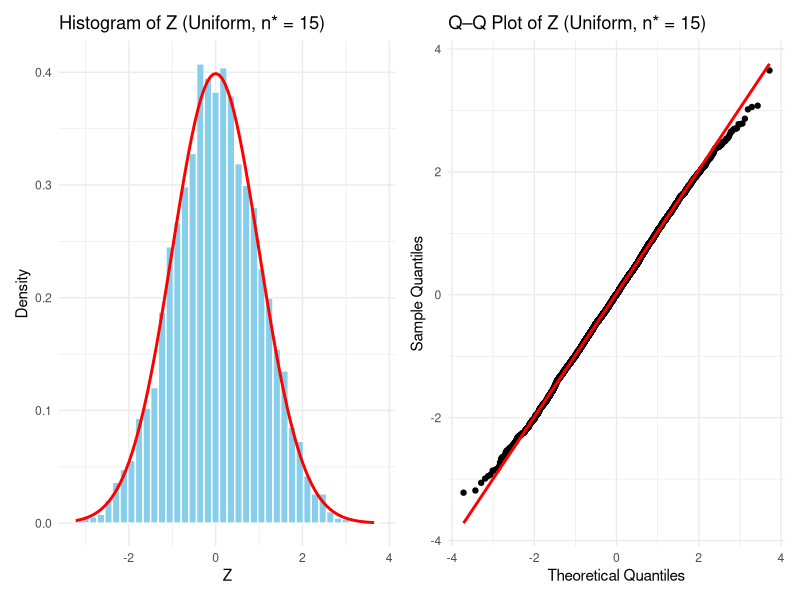
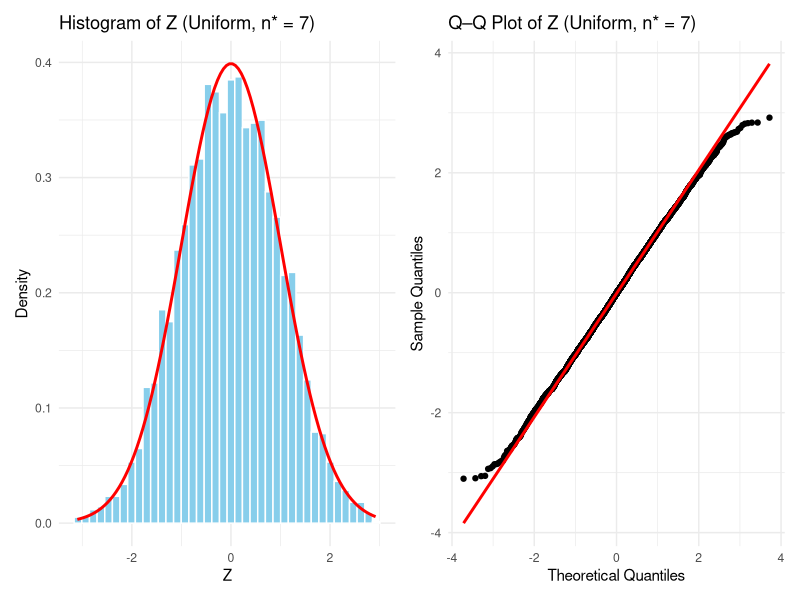
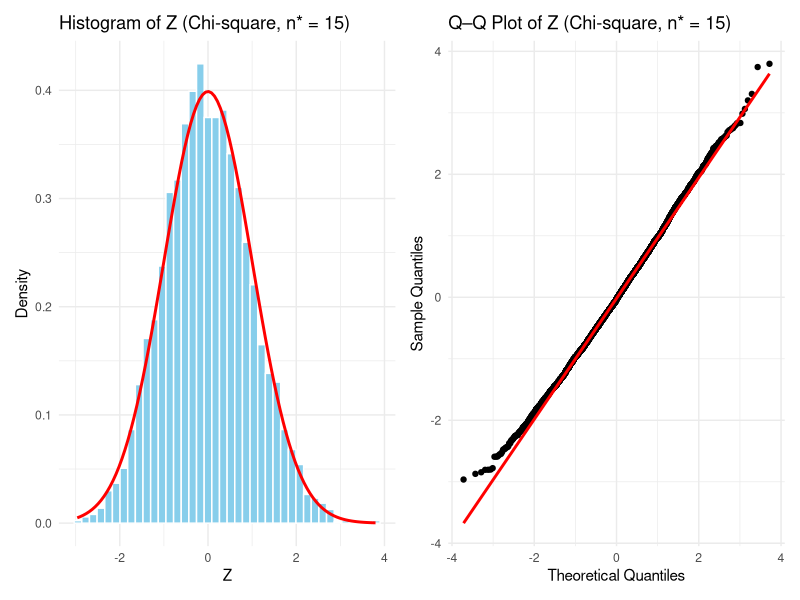
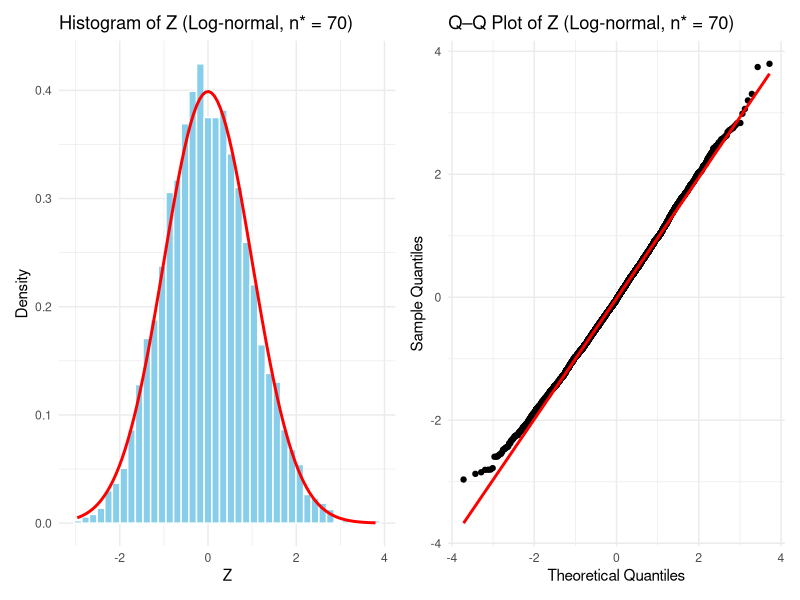
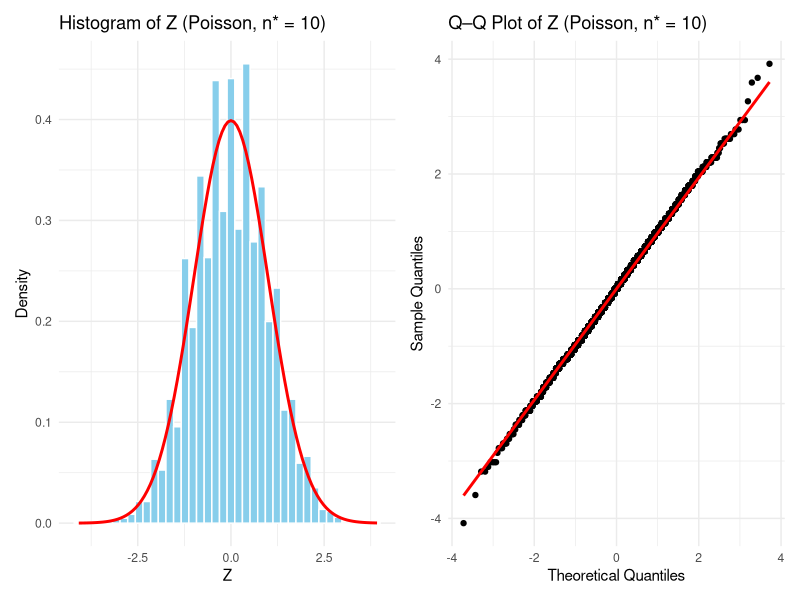
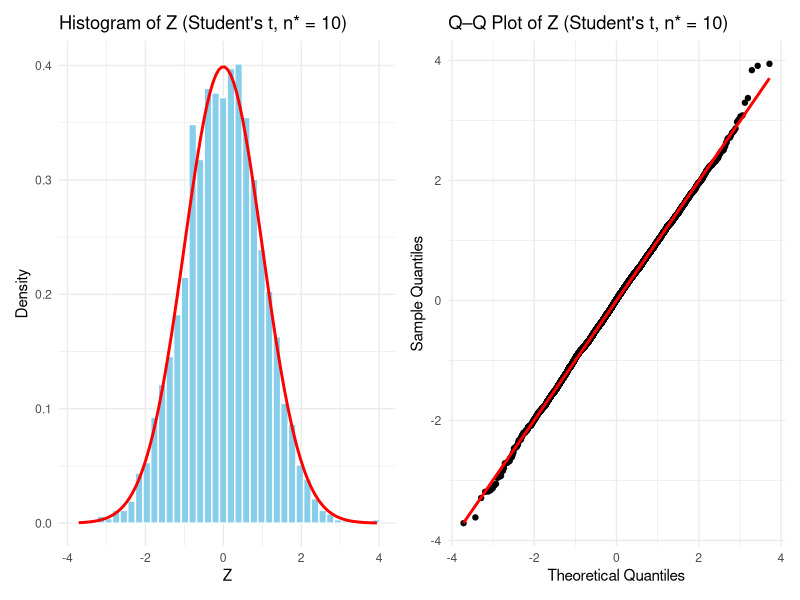
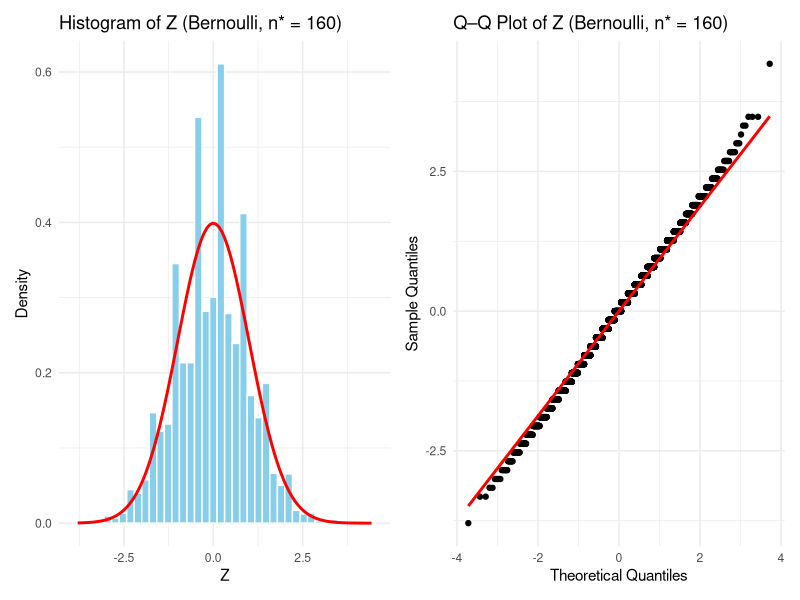
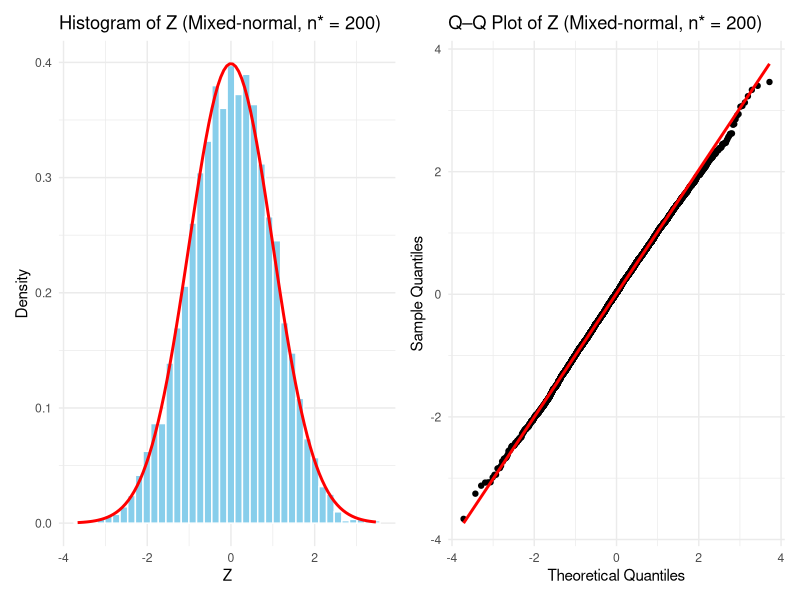

Source code (R) for these figures, in order:
## ---- chunk 1
set.seed(42)

library(dplyr)
library(e1071)
library(nortest)
library(ggplot2)
library(patchwork)
## ---- chunk 2
reps <- 5000
n_values <- c(5, 10, 15, 20, 25, 30, 35, 40, 45, 50, 60, 70, 80, 100)

p_threshold <- 0.05
skew_threshold <- 0.1
kurt_threshold <- 0.2

## ---- chunk 3
    a_uni <- 0
    b_uni <- 1

    mu_uni <- (a_uni + b_uni) / 2
    sigma_uni <- sqrt((b_uni - a_uni)^2 / 12)

    results_uniform <- data.frame(
      n = integer(),
      A2 = numeric(),        # Anderson-Darling statistic
      p = numeric(),
      Abs_Skew = numeric(),  # Absolute Skewness
      Abs_Kurtosis = numeric() # Absolute Excess Kurtosis
    )

    for (n in n_values) {
      sample_means <- numeric(reps)

      for (i in 1:reps) {
        samples <- runif(n, min = a_uni, max = b_uni) 
        sample_means[i] <- mean(samples)
      }
      
      # Calculate the standardized Z-statistic
      Z <- (sample_means - mu_uni) / (sigma_uni / sqrt(n))
      
      
      # Anderson-Darling Statistic
      Z_sub <- sample(Z, 500)
      ad <- ad.test(Z_sub)
      ad_stat <- ad$statistic
      p_value <- ad$p.value
      
      # Absolute Skewness 
      skewness_val <- abs(e1071::skewness(Z))
      
      # Absolute Excess Kurtosis 
      kurtosis_val <- abs(e1071::kurtosis(Z)) 
      
      # Store results for the current n
      results_uniform <- rbind(results_uniform, data.frame(
        n = n,
        A2 = ad_stat, 
        p = p_value,
        Abs_Skew = skewness_val, 
        Abs_Kurtosis = kurtosis_val
      ))
    }

    # Print the resulting table
    print(results_uniform)
## ---- chunk 4
    n_star_uniform <- results_uniform %>%
      filter(
        p >= 0.05,
        Abs_Skew <= skew_threshold,
        Abs_Kurtosis <= kurt_threshold
      ) %>%
      arrange(n) %>%
      slice(1) %>%
      pull(n)

    n_star_uniform
## ---- chunk 5
    set.seed(42)

    sample_means_star <- numeric(reps)

    for (i in 1:reps) {
      samples <- runif(n_star_uniform, min = a_uni, max = b_uni)
      sample_means_star[i] <- mean(samples)
    }

    Z_star_uni <- (sample_means_star - mu_uni) / (sigma_uni / sqrt(n_star_uniform))

## ---- chunk 6
    plot_hist_qq <- function(Z_star, dist_name = "", n_star = NULL, bins = 40) {
      df_plot <- data.frame(Z = Z_star)

      title_suffix <- ""
      if (dist_name != "") title_suffix <- dist_name
      if (!is.null(n_star)) {
        title_suffix <- paste0(title_suffix, ifelse(title_suffix == "", "", ", "),
                               "n* = ", n_star)
      }
      if (title_suffix != "") title_suffix <- paste0(" (", title_suffix, ")")

      p_hist <- ggplot(df_plot, aes(x = Z)) +
        geom_histogram(aes(y = after_stat(density)),
                       bins = bins, fill = "skyblue", color = "white") +
        stat_function(fun = dnorm, color = "red", linewidth = 1) +
        labs(title = paste0("Histogram of Z", title_suffix),
             x = "Z", y = "Density") +
        theme_minimal()

      p_qq <- ggplot(df_plot, aes(sample = Z)) +
        stat_qq() +
        stat_qq_line(color = "red", linewidth = 1) +
        labs(title = paste0("Q–Q Plot of Z", title_suffix),
             x = "Theoretical Quantiles", y = "Sample Quantiles") +
        theme_minimal()

      p_hist + p_qq
    }

## ---- chunk 7
    plot_hist_qq(Z_star_uni, dist_name = "Uniform", n_star = n_star_uniform)

## ---- chunk 8
    n_values_uni <- c(5, 6, 7, 8, 9, 10, 11, 12, 13, 14, 15)

    results_uniform_refine <- data.frame(
      n = integer(),
      A2 = numeric(),
      p = numeric(),
      Abs_Skew = numeric(),
      Abs_Kurtosis = numeric()
    )

    for (n in n_values_uni) {
      sample_means <- numeric(reps)

      for (i in 1:reps) {
        samples <- runif(n, min = a_uni, max = b_uni)
        sample_means[i] <- mean(samples)
      }

      Z <- (sample_means - mu_uni) / (sigma_uni / sqrt(n))

      Z_sub <- sample(Z, 500)
      ad <- ad.test(Z_sub)

      results_uniform_refine <- rbind(results_uniform_refine,
        data.frame(
          n = n,
          A2 = ad$statistic,
          p = ad$p.value,
          Abs_Skew = abs(skewness(Z)),
          Abs_Kurtosis = abs(kurtosis(Z))
      ))
    }

    print(results_uniform_refine)
## ---- chunk 9
    n_star_uniform_refined <- results_uniform_refine %>%
      filter(
        p >= 0.05,
        Abs_Skew <= 0.1,
        Abs_Kurtosis <= 0.2
      ) %>%
      arrange(n) %>%
      slice(1) %>%
      pull(n)

    n_star_uniform_refined

## ---- chunk 10
    set.seed(42)

    sample_means_star <- numeric(reps)

    for (i in 1:reps) {
      samples <- runif(n_star_uniform_refined, min = a_uni, max = b_uni)
      sample_means_star[i] <- mean(samples)
    }

    Z_star_uni_refined <- (sample_means_star - mu_uni) / (sigma_uni / sqrt(n_star_uniform_refined))

    plot_hist_qq(Z_star_uni_refined, dist_name = "Uniform", n_star = n_star_uniform_refined)
## ---- chunk 11
    set.seed(42)
    df_chi <- 50 

    mu_chi <- df_chi          
    sigma_chi <- sqrt(df_chi * 2) 

    # Data frame to store results
    results_chisq <- data.frame(
      n = integer(),
      A2 = numeric(),        # Anderson-Darling statistic
      p = numeric(),
      Abs_Skew = numeric(),  # Absolute Skewness
      Abs_Kurtosis = numeric() # Absolute Excess Kurtosis
    )

    for (n in n_values) {
      sample_means <- numeric(reps)
      
      for (i in 1:reps) {
        samples <- rchisq(n, df = df_chi) 
        sample_means[i] <- mean(samples)
      }
      
      # Calculate the standardized Z-statistic)
      Z <- (sample_means - mu_chi) / (sigma_chi / sqrt(n))

      
      # Anderson-Darling Statistic
      Z_sub <- sample(Z, 500)
      ad <- ad.test(Z_sub)
      ad_stat <- ad$statistic
      p_value <- ad$p.value
      
      # Absolute Skewness
      skewness_val <- abs(e1071::skewness(Z))
      
      # Absolute Excess Kurtosis
      kurtosis_val <- abs(e1071::kurtosis(Z)) 
      
      # Store results for the current n
      results_chisq <- rbind(results_chisq, data.frame(
        n = n,
        A2 = ad_stat, 
        p = p_value,
        Abs_Skew = skewness_val, 
        Abs_Kurtosis = kurtosis_val
      ))
    }

    print(results_chisq)
## ---- chunk 12
    n_star_chi <- results_chisq %>%
      filter(
        p >= 0.05,
        Abs_Skew <= skew_threshold,
        Abs_Kurtosis <= kurt_threshold
      ) %>%
      arrange(n) %>%
      slice(1) %>%
      pull(n)

    n_star_chi
## ---- chunk 13
    set.seed(42)

    sample_means_star <- numeric(reps)

    for (i in 1:reps) {
      samples <- rchisq(n_star_chi, df = df_chi)
      sample_means_star[i] <- mean(samples)
    }

    Z_star_chi <- (sample_means_star - mu_chi) / (sigma_chi / sqrt(n_star_chi))

    plot_hist_qq(Z_star_chi, dist_name = "Chi-square", n_star = n_star_chi)
## ---- chunk 14
    set.seed(42)

    mu_l <- 0
    sigma_l <- 0.3

    mu_log <- exp(mu_l + sigma_l^2 / 2)           
    sigma_log <- sqrt((exp(sigma_l^2) - 1) * exp(2 * mu_l + sigma_l^2))

    # Data frame to store results
    results_lognormal <- data.frame(
      n = integer(),
      A2 = numeric(),        # Anderson-Darling statistic
      p = numeric(),
      Abs_Skew = numeric(),  # Absolute Skewness
      Abs_Kurtosis = numeric() # Absolute Excess Kurtosis
    )

    for (n in n_values) {
      sample_means <- numeric(reps)
      
      for (i in 1:reps) {
        samples <- rlnorm(n, meanlog = mu_l, sdlog = sigma_l)
        sample_means[i] <- mean(samples)
      }
      
      # Calculate the standardized Z-statistic)
      Z <- (sample_means - mu_log) / (sigma_log / sqrt(n))

      Z_sub <- sample(Z, 500)
      ad <- ad.test(Z_sub)
      ad_stat <- ad$statistic
      p_value <- ad$p.value
      
      # Absolute Skewness
      skewness_val <- abs(e1071::skewness(Z))
      
      # Absolute Excess Kurtosis
      kurtosis_val <- abs(e1071::kurtosis(Z)) 
      
      # Store results for the current n
      results_lognormal <- rbind(results_lognormal, data.frame(
        n = n,
        A2 = ad_stat, 
        p = p_value,
        Abs_Skew = skewness_val, 
        Abs_Kurtosis = kurtosis_val
      ))
    }

    print(results_lognormal)
## ---- chunk 15
    n_star_log <- results_lognormal %>%
      filter(
        p >= 0.05,
        Abs_Skew <= skew_threshold,
        Abs_Kurtosis <= kurt_threshold
      ) %>%
      arrange(n) %>%
      slice(1) %>%
      pull(n)

    n_star_log
## ---- chunk 16
    set.seed(42)

    sample_means_star <- numeric(reps)

    for (i in 1:reps) {
      samples <- rlnorm(n_star_log, meanlog = mu_l, sdlog = sigma_l)
      sample_means_star[i] <- mean(samples)
    }

    Z_star_log <- (sample_means_star - mu_log) / (sigma_log / sqrt(n_star_log))

    plot_hist_qq(Z_star_chi, dist_name = "Log-normal", n_star = n_star_log)

## ---- chunk 17
    set.seed(42)
    lambda_p <- 15 

    mu_p <- lambda_p           
    sigma_p <- sqrt(lambda_p) 

    # Data frame to store results
    results_poisson <- data.frame(
      n = integer(),
      A2 = numeric(),        # Anderson-Darling statistic
      Abs_Skew = numeric(),  # Absolute Skewness
      p = numeric(),
      Abs_Kurtosis = numeric() # Absolute Excess Kurtosis
    )

    for (n in n_values) {
      sample_means <- numeric(reps)
      
      for (i in 1:reps) {
        samples <- rpois(n, lambda = lambda_p) 
        sample_means[i] <- mean(samples)
      }
      
      # Calculate the standardized Z-statistic)
      Z <- (sample_means - mu_p) / (sigma_p / sqrt(n))

      
      # Anderson-Darling Statistic
      Z_sub <- sample(Z, 500)
      ad <- ad.test(Z_sub)
      ad_stat <- ad$statistic
      p_value <- ad$p.value
      
      # Absolute Skewness
      skewness_val <- abs(e1071::skewness(Z))
      
      # Absolute Excess Kurtosis
      kurtosis_val <- abs(e1071::kurtosis(Z)) 
      
      # Store results for the current n
      results_poisson <- rbind(results_poisson, data.frame(
        n = n,
        A2 = ad_stat, 
        p = p_value,
        Abs_Skew = skewness_val, 
        Abs_Kurtosis = kurtosis_val
      ))
    }

    print(results_poisson)
## ---- chunk 18
    n_star_p <- results_poisson %>%
      filter(
        p >= 0.05,
        Abs_Skew <= skew_threshold,
        Abs_Kurtosis <= kurt_threshold
      ) %>%
      arrange(n) %>%
      slice(1) %>%
      pull(n)

    n_star_p
## ---- chunk 19
    set.seed(42)

    sample_means_star <- numeric(reps)

    for (i in 1:reps) {
      samples <- rpois(n_star_p, lambda = lambda_p)
      sample_means_star[i] <- mean(samples)
    }

    Z_star_p <- (sample_means_star - mu_p) / (sigma_p / sqrt(n_star_p))

    plot_hist_qq(Z_star_p, dist_name = "Poisson", n_star = n_star_p)
## ---- chunk 20
    set.seed(42)
    df_t <- 10 

    mu_t <- 0           
    sigma_t <- sqrt(df_t / (df_t - 2)) 

    # Data frame to store results
    results_t <- data.frame(
      n = integer(),
      A2 = numeric(),        # Anderson-Darling statistic
      p = numeric(),
      Abs_Skew = numeric(),  # Absolute Skewness
      Abs_Kurtosis = numeric() # Absolute Excess Kurtosis
    )

    for (n in n_values) {
      sample_means <- numeric(reps)
      
      for (i in 1:reps) {
        samples <- rt(n, df = df_t)
        sample_means[i] <- mean(samples)
      }
      
      # Calculate the standardized Z-statistic)
      Z <- (sample_means - mu_t) / (sigma_t / sqrt(n))

      
      # Anderson-Darling Statistic
      Z_sub <- sample(Z, 500)
      ad <- ad.test(Z_sub)
      ad_stat <- ad$statistic
      p_value <- ad$p.value
      
      # Absolute Skewness
      skewness_val <- abs(e1071::skewness(Z))
      
      # Absolute Excess Kurtosis
      kurtosis_val <- abs(e1071::kurtosis(Z)) 
      
      # Store results for the current n
      results_t <- rbind(results_t, data.frame(
        n = n,
        A2 = ad_stat,     
        p = p_value,
        Abs_Skew = skewness_val, 
        Abs_Kurtosis = kurtosis_val
      ))
    }

    print(results_t)
## ---- chunk 21
    n_star_t <- results_t %>%
      filter(
        p >= 0.05,
        Abs_Skew <= skew_threshold,
        Abs_Kurtosis <= kurt_threshold
      ) %>%
      arrange(n) %>%
      slice(1) %>%
      pull(n)

    n_star_t
## ---- chunk 22
    set.seed(42)

    sample_means_star <- numeric(reps)

    for (i in 1:reps) {
      samples <- rt(n_star_t, df = df_t)
      sample_means_star[i] <- mean(samples)
    }

    Z_star_t <- (sample_means_star - mu_t) / (sigma_t / sqrt(n_star_t))

    plot_hist_qq(Z_star_t, dist_name = "Student's t", n_star = n_star_t)
## ---- chunk 23
    set.seed(42)
    n_values_b <- c(5, 10, 15, 20, 25, 30, 35, 40, 45, 50, 60, 70, 80, 100, 120, 140, 160, 180, 200)
    p_b <- 0.5 

    mu_b <- p_b           
    sigma_b <- sqrt(p_b * (1 - p_b)) 

    # Data frame to store results
    results_bern <- data.frame(
      n = integer(),
      A2 = numeric(),        # Anderson-Darling statistic
      p = numeric(),
      Abs_Skew = numeric(),  # Absolute Skewness
      Abs_Kurtosis = numeric() # Absolute Excess Kurtosis
    )

    for (n in n_values_b) {
      sample_means <- numeric(reps)
      
      for (i in 1:reps) {
        samples <- rbinom(n, size = 1, prob = p_b) 
        sample_means[i] <- mean(samples)
      }
      
      # Calculate the standardized Z-statistic)
      Z <- (sample_means - mu_b) / (sigma_b / sqrt(n))

      
      # Anderson-Darling Statistic
      Z_sub <- sample(Z, 500)
      ad <- ad.test(Z_sub)
      ad_stat <- ad$statistic
      p_value <- ad$p.value
      
      # Absolute Skewness
      skewness_val <- abs(e1071::skewness(Z))
      
      # Absolute Excess Kurtosis
      kurtosis_val <- abs(e1071::kurtosis(Z)) 
      
      # Store results for the current n
      results_bern <- rbind(results_bern, data.frame(
        n = n,
        A2 = ad_stat,
        p = p_value,
        Abs_Skew = skewness_val, 
        Abs_Kurtosis = kurtosis_val
      ))
    }

    print(results_bern)
## ---- chunk 24
    n_star_b <- results_bern %>%
      filter(
        p >= 0.05,
        Abs_Skew <= skew_threshold,
        Abs_Kurtosis <= kurt_threshold
      ) %>%
      arrange(n) %>%
      slice(1) %>%
      pull(n)

    n_star_b
## ---- chunk 25
    set.seed(42)

    sample_means_star <- numeric(reps)

    for (i in 1:reps) {
      samples <- rbinom(n_star_b, size = 1, prob = p_b)
      sample_means_star[i] <- mean(samples)
    }

    Z_star_b <- (sample_means_star - mu_b) / (sigma_b / sqrt(n_star_b))

    plot_hist_qq(Z_star_b, dist_name = "Bernoulli", n_star = n_star_b)


## ---- chunk 26
    set.seed(42)
    n_values_m = c(100, 120, 150, 180, 200, 250, 300)
    w1 <- 0.9
    w2 <- 1 - w1
    mu1 <- 2
    mu2 <- -2
    sd1 <- 1
    sd2 <- 1

    mu_m <- w1 * mu1 + w2 * mu2
    sigma_m <- sqrt(w1 * (mu1^2 + sd1^2) + w2 * (mu2^2 + sd2^2) - mu_m^2)

    rmixnorm <- function(n, w1, mu1, sd1, w2, mu2, sd2) {
      component <- sample(c(1, 2), size = n, replace = TRUE, prob = c(w1, w2))
      samples <- numeric(n)
      n1 <- sum(component == 1)
      samples[component == 1] <- rnorm(n1, mean = mu1, sd = sd1)
      n2 <- sum(component == 2)
      samples[component == 2] <- rnorm(n2, mean = mu2, sd = sd2)
      
      return(samples)
    }


    # Data frame to store results
    results_mixnorm <- data.frame(
      n = integer(),
      A2 = numeric(),        # Anderson-Darling statistic
      p = numeric(),
      Abs_Skew = numeric(),  # Absolute Skewness
      Abs_Kurtosis = numeric() # Absolute Excess Kurtosis
    )

    for (n in n_values_m) {
      sample_means <- numeric(reps)
      
      for (i in 1:reps) {
        samples <- rmixnorm(n, w1, mu1, sd1, w2, mu2, sd2) 
        sample_means[i] <- mean(samples)
      }
      
      # Calculate the standardized Z-statistic)
      Z <- (sample_means - mu_m) / (sigma_m / sqrt(n))

      
      # Anderson-Darling Statistic
      Z_sub <- sample(Z, 500)
      ad <- ad.test(Z_sub)
      ad_stat <- ad$statistic
      p_value <- ad$p.value
      
      # Absolute Skewness
      skewness_val <- abs(e1071::skewness(Z))
      
      # Absolute Excess Kurtosis
      kurtosis_val <- abs(e1071::kurtosis(Z)) 
      
      # Store results for the current n
      results_mixnorm <- rbind(results_mixnorm, data.frame(
        n = n,
        A2 = ad_stat, 
        p = p_value,
        Abs_Skew = skewness_val, 
        Abs_Kurtosis = kurtosis_val
      ))
    }

    print(results_mixnorm)
## ---- chunk 27
    n_star_m <- results_mixnorm %>%
      filter(
        p >= 0.05,
        Abs_Skew <= skew_threshold,
        Abs_Kurtosis <= kurt_threshold
      ) %>%
      arrange(n) %>%
      slice(1) %>%
      pull(n)

    n_star_m
## ---- chunk 28
    set.seed(42)

    sample_means_star <- numeric(reps)

    for (i in 1:reps) {
      samples <- rmixnorm(n_star_m, w1, mu1, sd1, w2, mu2, sd2)
      sample_means_star[i] <- mean(samples)
    }

    Z_star_m <- (sample_means_star - mu_m) / (sigma_m / sqrt(n_star_m))

    plot_hist_qq(Z_star_m, dist_name = "Mixed-normal", n_star = n_star_m)
